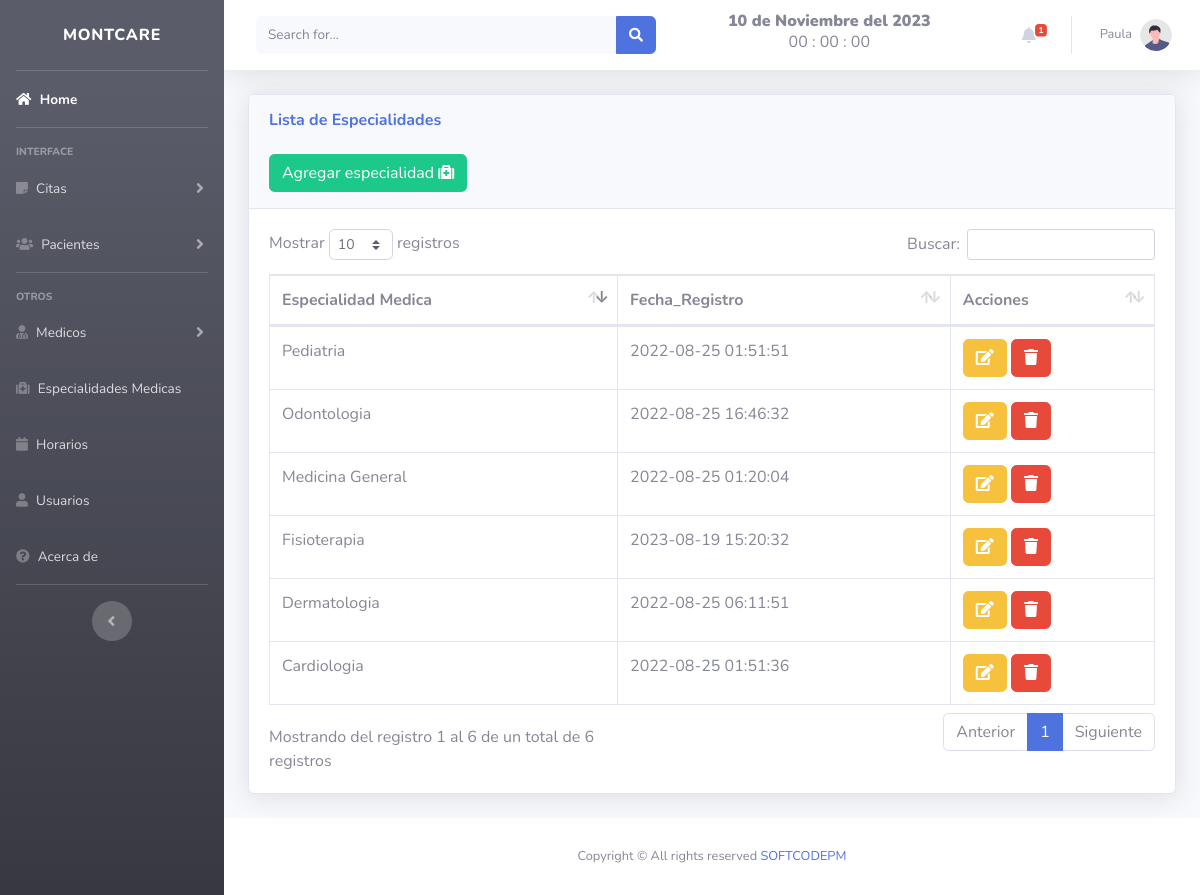
The page /citas-medicas/views/especialidades.php (signed in) on the database its author committed.
### tables this page shows
CREATE TABLE `especialidades` (
  `id` int(11) NOT NULL,
  `nombre` varchar(100) NOT NULL,
  `fecha` timestamp NOT NULL DEFAULT current_timestamp()
);

### citas-medicas/includes/fecha.php (called while the page is built, shortened)
<?php
	function fecha(){
		$mes = array("","Enero",
					  "Febrero",
					  "Marzo",
					  "Abril",
					  "Mayo",
					  "Junio",
					  "Julio",
					  "Agosto",
					  "Septiembre",
					  "Octubre",
					  "Noviembre",
					  "Diciembre");
		return date('d')." de ". $mes[date('n')] . " del " . date('Y');
	}
 ?>

### citas-medicas/views/especialidades.php (the view, shortened to what this page needs)
<!DOCTYPE html>
<html lang="en">
<head>
</head>
<?php include "../includes/header.php"; ?>
<body id="page-top">
    <div class="container-fluid">
        <div class="card shadow mb-4">
            <div class="card-header py-3">
                <h6 class="m-0 font-weight-bold text-primary">Lista de Especialidades</h6>
                <br>
                <button type="button" class="btn btn-success" data-toggle="modal" data-target="#especialidad">
                    <span class="glyphicon glyphicon-plus"></span> Agregar especialidad <i class="fa fa-medkit" aria-hidden="true"></i> </a></button>
            </div>
            <div class="card-body">
                <div class="table-responsive">
                    <table class="table table-bordered" id="dataTable" width="100%" cellspacing="0">
                        <thead>
                            <tr>
                                <th>Especialidad Medica</th>
                                <th>Fecha_Registro</th>
                                <th>Acciones</th>
                            </tr>
                        </thead>
                        <?php
                        include "../includes/db.php";
                        $result = mysqli_query($conexion, "SELECT * FROM especialidades ");
                        while ($fila = mysqli_fetch_assoc($result)) :
                        ?>
                            <tr>
                                <td><?php echo $fila['nombre']; ?></td>
                                <td><?php echo $fila['fecha']; ?></td>
                                <td>
                                    <a class="btn btn-warning" href="../includes/editar_esp.php?id=<?php echo $fila['id'] ?> ">
                                        <i class="fa fa-edit "></i> </a>
                                    <a href="../includes/eliminar_esp.php?id=<?php echo $fila['id'] ?> " class="btn btn-danger btn-del">
                                        <i class="fa fa-trash "></i></a></button>
                                </td>
                            </tr>
                        <?php endwhile; ?>
                    </table>
                </div>
            </div>
        </div>
    </div>
    <?php include "../includes/footer.php"; ?>
</body>
</html>

### citas-medicas/includes/header.php (shortened to what this page needs)
<!DOCTYPE html>
<html lang="en">
<head>
    <link href="../vendor/fontawesome-free/css/all.min.css" rel="stylesheet" type="text/css">
    <link href="../css/sb-admin-2.min.css" rel="stylesheet">
    <link href="../vendor/datatables/dataTables.bootstrap4.min.css" rel="stylesheet">
    <link href="../vendor/datatables/dataTables.bootstrap4.min.css" rel="stylesheet">
</head>
<body id="page-top">
    <div id="wrapper">
        <ul class="navbar-nav bg-gradient-dark sidebar sidebar-dark accordion" id="accordionSidebar">
            <a class="sidebar-brand d-flex align-items-center justify-content-center" href="index.php">
                <div class="sidebar-brand-text mx-1">MontCare</div>
            </a>
            <hr class="sidebar-divider my-0">
            <li class="nav-item active">
                <a class="nav-link" href="../views/index.php">
                    <i class="fa fa-home" aria-hidden="true"></i>
                    <span>Home</span></a>
            </li>
            <hr class="sidebar-divider">
            <div class="sidebar-heading">
                Interface
            </div>
            <li class="nav-item">
                <a class="nav-link collapsed" href="#" data-toggle="collapse" data-target="#collapseTwo" aria-expanded="true" aria-controls="collapseTwo">
                    <i class="fa fa-sticky-note" aria-hidden="true"></i>
                    <span>Citas</span>
                </a>
            </li>
            <li class="nav-item">
                <a class="nav-link collapsed" href="#" data-toggle="collapse" data-target="#collapseUtilities" aria-expanded="true" aria-controls="collapseUtilities">
                    <i class="fa fa-users" aria-hidden="true"></i>
                    <span>Pacientes</span>
                </a>
            </li>
            <hr class="sidebar-divider">
            <div class="sidebar-heading">
                Otros
            </div>
            <li class="nav-item">
                <a class="nav-link collapsed" href="#" data-toggle="collapse" data-target="#collapsePages" aria-expanded="true" aria-controls="collapsePages">
                    <i class="fa fa-user-md" aria-hidden="true"></i>
                    <span>Medicos</span>
                </a>
            </li>
            <li class="nav-item">
                <a class="nav-link" href="../views/especialidades.php">
                    <i class="fa fa-medkit" aria-hidden="true"></i>
                    <span>Especialidades Medicas</span></a>
            </li>
            <li class="nav-item">
                <a class="nav-link" href="../views/horarios.php">
                    <i class="fa fa-calendar" aria-hidden="true"></i>
                    <span>Horarios</span></a>
            </li>
            <li class="nav-item">
                <a class="nav-link" href="../views/acceso.php">
                    <i class="fa fa-user" aria-hidden="true"></i>
                    <span>Usuarios</span></a>
            </li>
            <li class="nav-item">
                <a class="nav-link" href="../views/acerca.php">
                    <i class="fa fa-question-circle" aria-hidden="true"></i>
                    <span>Acerca de</span></a>
            </li>
            <hr class="sidebar-divider d-none d-md-block">
            <div class="text-center d-none d-md-inline">
                <button class="rounded-circle border-0" id="sidebarToggle"></button>
            </div>
        </ul>
        <div id="content-wrapper" class="d-flex flex-column">
            <div id="content">
                <nav class="navbar navbar-expand navbar-light bg-white topbar mb-4 static-top shadow">
                    <form class="d-none d-sm-inline-block form-inline mr-auto ml-md-3 my-2 my-md-0 mw-100 navbar-search">
                        <div class="input-group">
                            <input type="text" class="form-control bg-light border-0 small" placeholder="Search for..." aria-label="Search" aria-describedby="basic-addon2">
                            <div class="input-group-append">
                                <button class="btn btn-primary" type="button">
                                    <i class="fas fa-search fa-sm"></i>
                                </button>
                            </div>
                        </div>
                    </form>
                    <?php include "fecha.php"; ?>
                    <center>
                        <h8 class="ml-auto"><strong><b><?php echo fecha(); ?></h8></strong></b>
                        <div class="reloj">
                            <h6><span id="tiempo">00 : 00 : 00</span></h6>
                        </div>
                    </center>
                    <ul class="navbar-nav ml-auto">
                        <li class="nav-item dropdown no-arrow mx-1">
                            <a class="nav-link dropdown-toggle" href="#" id="messagesDropdown" role="button" data-toggle="dropdown" aria-haspopup="true" aria-expanded="false">
                                <i class="fas fa-bell fa-fw"></i>
                                <span class="badge badge-danger badge-counter">1</span>
                            </a>
                        </li>
                        <li class="nav-item dropdown no-arrow">
                            <a class="nav-link dropdown-toggle" href="#" id="userDropdown" role="button" data-toggle="dropdown" aria-haspopup="true" aria-expanded="false">
                                <span class="mr-2 d-none d-lg-inline text-gray-600 small">
                                    <?php echo $_SESSION['nombre']; ?></span>
                                <img class="img-profile rounded-circle" src="../img/undraw_profile.svg">
                            </a>
                        </li>
                    </ul>
                </nav>
</body>
</html>

### citas-medicas/includes/footer.php (shortened to what this page needs)
<footer class="sticky-footer bg-white">
    <div class="container my-auto">
        <div class="copyright text-center my-auto">
            <span>Copyright &copy; All rights reserved <a href="https://softcodepm.com/" target="_blank">SOFTCODEPM</span></a>
        </div>
    </div>
</footer>

### rows shown on the page
especialidades: nombre "Medicina General", fecha "2022-08-25 01:20:04"
especialidades: nombre "Cardiologia", fecha "2022-08-25 01:51:36"
especialidades: nombre "Pediatria", fecha "2022-08-25 01:51:51"
especialidades: nombre "Dermatologia", fecha "2022-08-25 06:11:51"
especialidades: nombre "Odontologia", fecha "2022-08-25 16:46:32"
especialidades: nombre "Fisioterapia", fecha "2023-08-19 15:20:32"

### other values the page prints
fecha() "10 de Noviembre del 2023"
$_SESSION['nombre'] "Paula"
